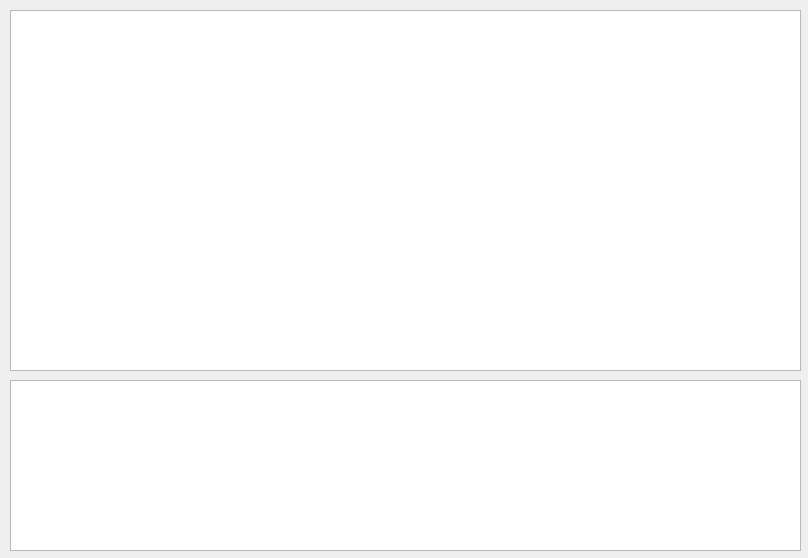
<?xml version="1.0" encoding="UTF-8"?>
<ui version="4.0">
 <class>Dialog</class>
 <widget class="QDialog" name="Dialog">
  <property name="geometry">
   <rect>
    <x>0</x>
    <y>0</y>
    <width>808</width>
    <height>558</height>
   </rect>
  </property>
  <property name="windowTitle">
   <string>Dialog</string>
  </property>
  <widget class="QTableView" name="tableView">
   <property name="geometry">
    <rect>
     <x>10</x>
     <y>10</y>
     <width>791</width>
     <height>361</height>
    </rect>
   </property>
  </widget>
  <widget class="QTextBrowser" name="textBrowser">
   <property name="geometry">
    <rect>
     <x>10</x>
     <y>380</y>
     <width>791</width>
     <height>171</height>
    </rect>
   </property>
  </widget>
 </widget>
 <resources/>
 <connections/>
</ui>
